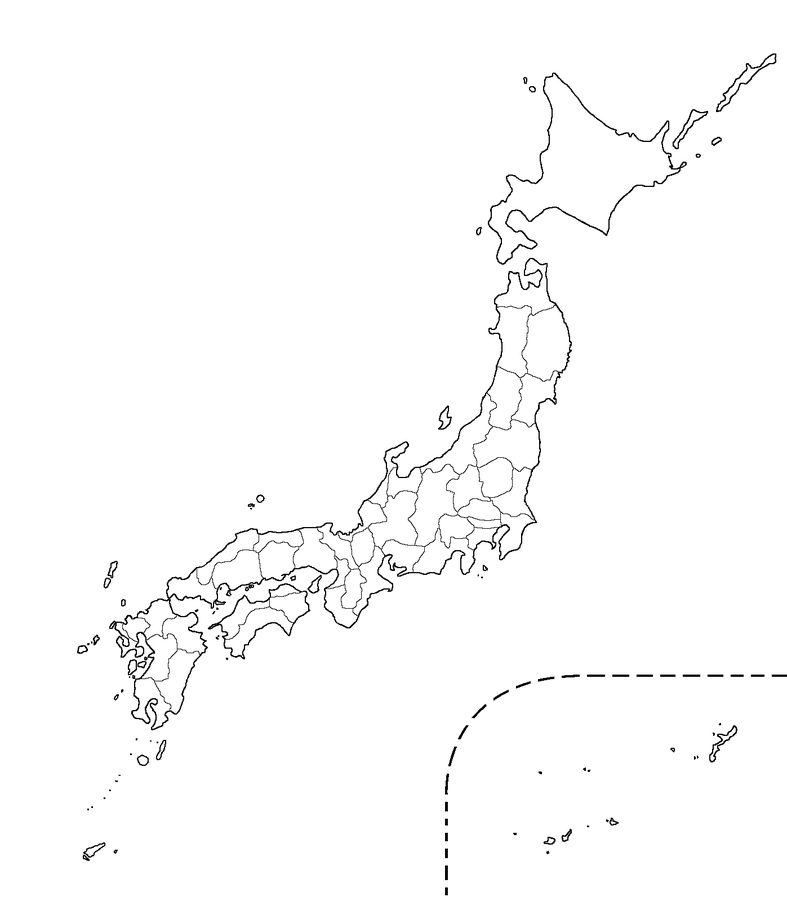
#> input picture fundamental_python/kadai1/japan.png, 787 x 897 px, shrunk from 1397 x 1593 before the run, found by its file name
$ python test2.py
#> lines starting #> are read from the running program, lines starting #| are printed output that depends on the picture
# import networkx as nx
from pulp import *
from PIL import Image, ImageDraw
from collections import Mapping, Set

im = Image.open("japan.png")
#> im is the input picture: PIL image 787x897 RGB; min 0, max 255, mean 251.4

def product(*args, repeat=1):
    # product('ABCD', 'xy') --> Ax Ay Bx By Cx Cy Dx Dy
    # product(range(2), repeat=3) --> 000 001 010 011 100 101 110 111
    pools = [tuple(pool) for pool in args] * repeat
    result = [[]]
    for pool in pools:
        result = [x+[y] for x in result for y in pool]
    for prod in result:
        yield tuple(prod)

def Counter(word):
    counter = {}
    for letter in word:
        if letter not in counter:
            counter[letter] = 0
        counter[letter] += 1
    return counter

cc = sorted([(v, k) for k, v in Counter(im.getdata()).items()])[-1][1]
#> cc = (255, 255, 255)


for y, x in product(range(im.height), range(im.width)):
    R, G, B = im.getpixel((x, y))[:3]
    if (R, G) == (0, 1):
        im.putpixel(0, 0, B)

n = 0
for y, x in product(range(im.height), range(im.width)):
    if im.getpixel((x, y)) != cc:
        continue
    ImageDraw.floodfill(im, (x, y), (0, 1, n))
    n += 1
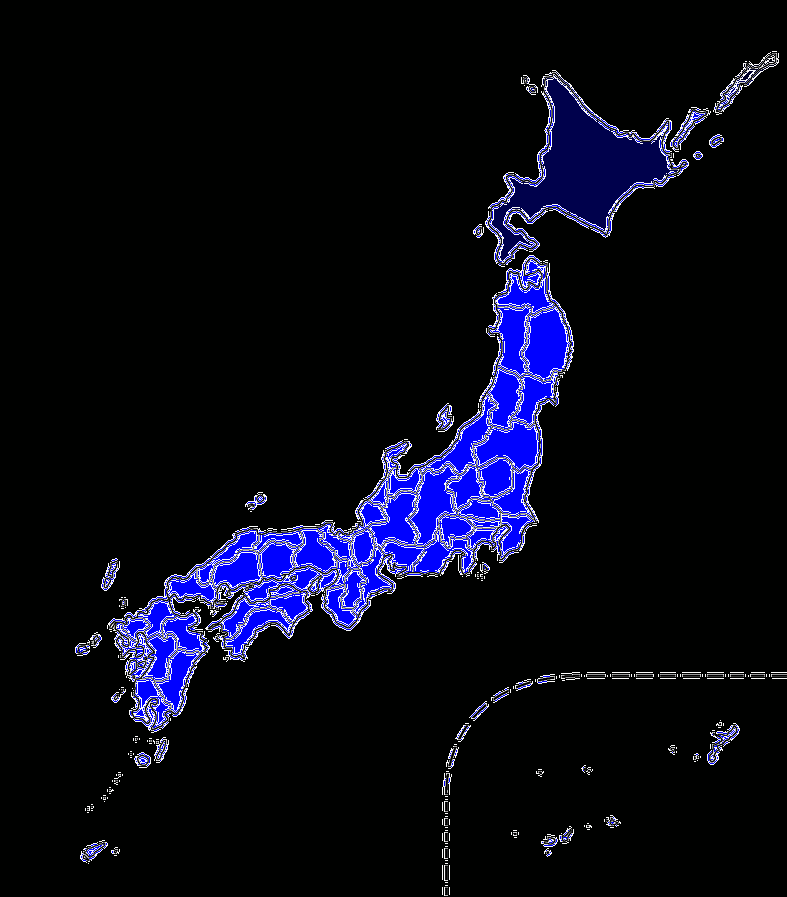
#> im: PIL image 787x897 RGB; mean R, G, B 8, 9, 22.6
#> after the loop, n = 4221

dd = [(-1, 0), (0, -1), (0, 1), (1, 0)]
for h in range(1):
    l = list(product(range(1, im.height-1), range(1, im.width-1)))
    for y, x in l:
        c = im.getpixel((x, y))
        if c[:2] == (0, 1):
            for i, j in dd:
                if im.getpixel((x+i, y+j))[:2] != (0, 1):
                    im.putpixel((x+i, y+j), c)
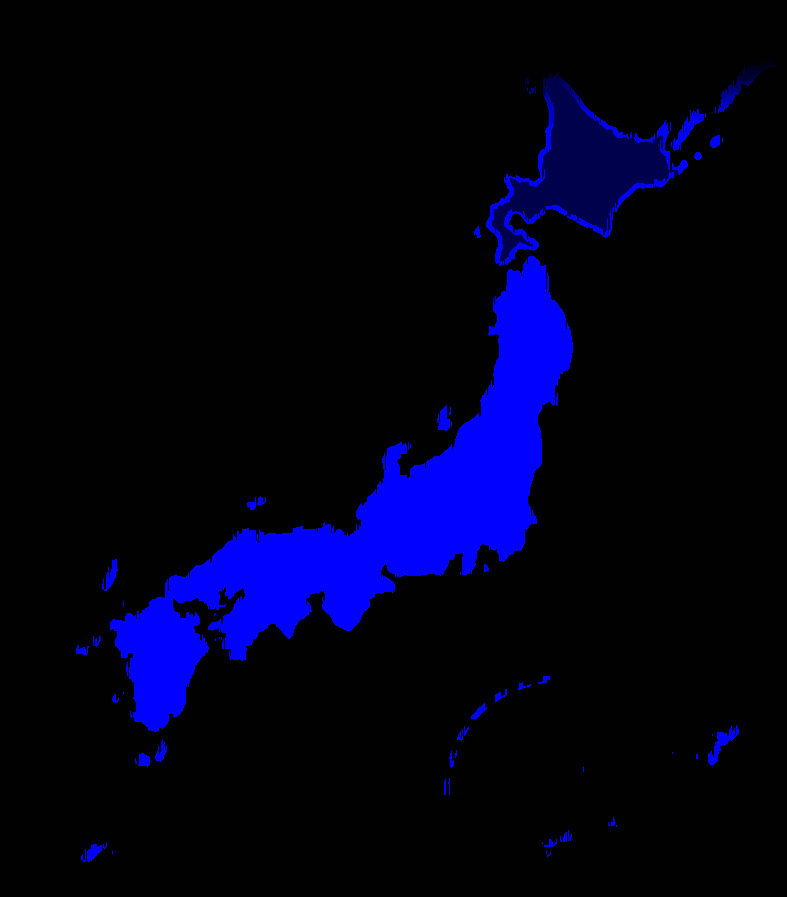
#> im: PIL image 787x897 RGB; mean R, G, B 0, 1, 23.3

def add_edge(E, x, y):
  if x != y and not (x, y) in E and not (y, x) in E:
    E.append((x,y))

def graph(image):
  (w, h) = image.size
  V = []
  E = []
  P = {}
  M = []
  for y in range(0, h):
    L = []
    for x in range(0, w):
      c = image.getpixel((x, y))
      if c != (0, 0, 0) and not c in P:
        P[c] = len(V)
        V.append((x, y))
      if c == (0, 0, 0):
        L.append(None)
      else:
        L.append(P[c])
    M.append(L)
  for y in range(0, h):
    for x in range(0, w):
      u = M[y][x]
      if u != None:
        for (x2, y2) in [(x + 3, y), (x, y + 3)]:
          if x2 < w and y2 < h:
            v = M[y2][x2]
            if v != None:
              add_edge(E, u, v)
  return (V, E)
